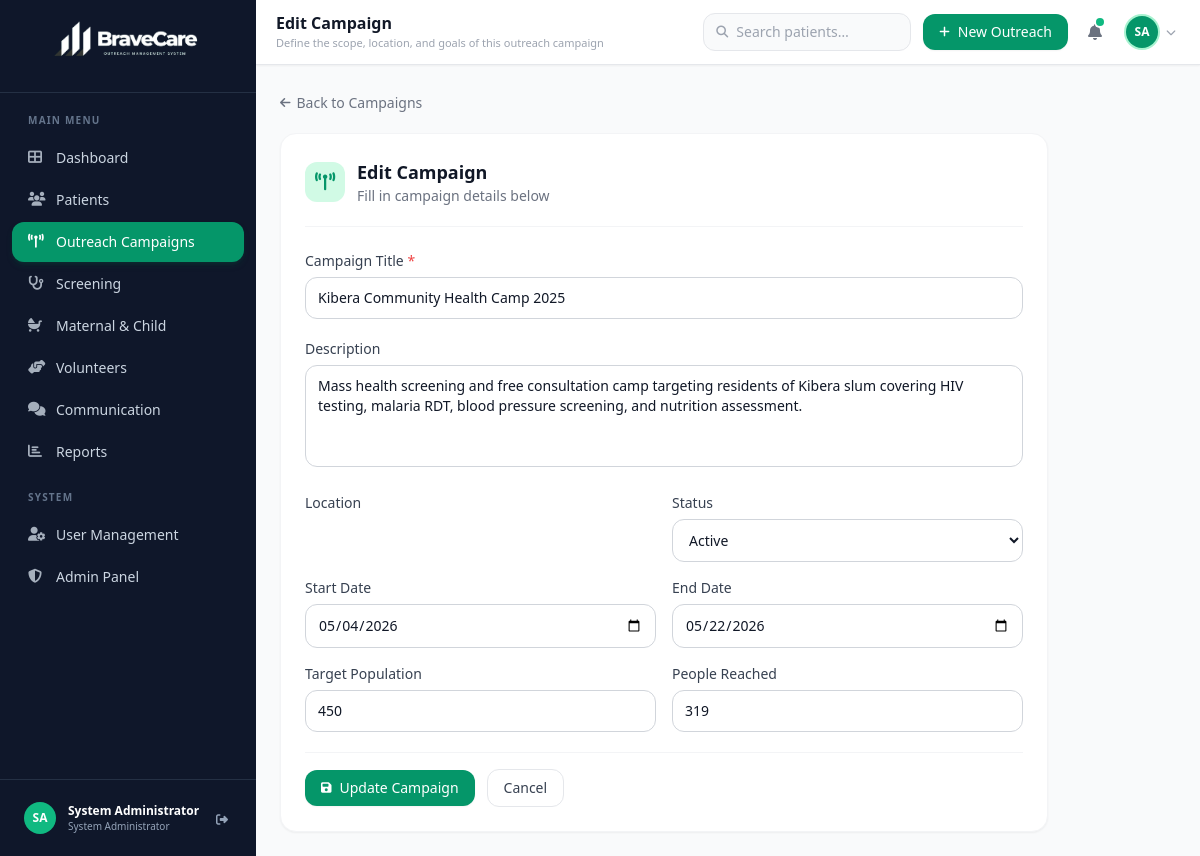
Page /outreach/7/edit/ (signed in) on the committed database.
### accounts/models.py (models this page shows, shortened)
class UserProfile(models.Model):
    ROLE_CHOICES = [
        ('system_administrator', 'System Administrator'),
        ('coordinator', 'Outreach Coordinator'),
        ('healthcare_worker', 'Healthcare Worker'),
        ('volunteer', 'Volunteer'),
        ('admin', 'Administrator'),  # legacy — kept for existing seed data
    ]
    STATUS_CHOICES = [
        ('active', 'Active'),
        ('inactive', 'Inactive'),
    ]
    user = models.OneToOneField(User, on_delete=models.CASCADE, related_name='profile')
    role = models.CharField(max_length=30, choices=ROLE_CHOICES, default='healthcare_worker')
    phone = models.CharField(max_length=30, blank=True)
    status = models.CharField(max_length=10, choices=STATUS_CHOICES, default='active')
    avatar_initials = models.CharField(max_length=3, blank=True)
    created_at = models.DateTimeField(auto_now_add=True)
    updated_at = models.DateTimeField(auto_now=True)
    must_change_password = models.BooleanField(default=False)
    email_verified       = models.BooleanField(default=False)
    two_factor_enabled   = models.BooleanField(default=True)
    country = models.ForeignKey('locations.Country', on_delete=models.SET_NULL,
                                null=True, blank=True, related_name='+')
    province = models.ForeignKey('locations.Province', on_delete=models.SET_NULL,
                                 null=True, blank=True, related_name='+')
    district = models.ForeignKey('locations.District', on_delete=models.SET_NULL,
                                 null=True, blank=True, related_name='+')
    sector = models.ForeignKey('locations.Sector', on_delete=models.SET_NULL,
                               null=True, blank=True, related_name='+')
    cell = models.ForeignKey('locations.Cell', on_delete=models.SET_NULL,
                             null=True, blank=True, related_name='+')
    village = models.ForeignKey('locations.Village', on_delete=models.SET_NULL,
                                null=True, blank=True, related_name='+')
    address_text = models.CharField(max_length=300, blank=True)

### outreach/models.py (models this page shows, shortened)
class OutreachCampaign(models.Model):
    STATUS_CHOICES = [
        ('planned', 'Planned'),
        ('active', 'Active'),
        ('completed', 'Completed'),
        ('cancelled', 'Cancelled'),
    ]
    title = models.CharField(max_length=200)
    description = models.TextField()
    location = models.CharField(max_length=200, blank=True)   # legacy
    start_date = models.DateField()
    end_date = models.DateField()
    status = models.CharField(max_length=20, choices=STATUS_CHOICES, default='planned')
    target_population = models.PositiveIntegerField(default=0)
    reached_count = models.PositiveIntegerField(default=0)
    created_by = models.ForeignKey(User, on_delete=models.SET_NULL, null=True)
    created_at = models.DateTimeField(auto_now_add=True)
    updated_at = models.DateTimeField(auto_now=True)
    country = models.ForeignKey('locations.Country', on_delete=models.SET_NULL,
                                null=True, blank=True, related_name='+')
    province = models.ForeignKey('locations.Province', on_delete=models.SET_NULL,
                                 null=True, blank=True, related_name='+')
    district = models.ForeignKey('locations.District', on_delete=models.SET_NULL,
                                 null=True, blank=True, related_name='+')
    sector = models.ForeignKey('locations.Sector', on_delete=models.SET_NULL,
                               null=True, blank=True, related_name='+')
    cell = models.ForeignKey('locations.Cell', on_delete=models.SET_NULL,
                             null=True, blank=True, related_name='+')
    village = models.ForeignKey('locations.Village', on_delete=models.SET_NULL,
                                null=True, blank=True, related_name='+')
    address_text = models.CharField(max_length=300, blank=True)
    class Meta:
        ordering = ['-created_at']

### outreach/views.py (the view, shortened to what this page needs)
# urls.py: path('<int:pk>/edit/', views.campaign_edit, name='edit'),
@login_required
def campaign_edit(request, pk):
    campaign = get_object_or_404(OutreachCampaign, pk=pk)
    form = OutreachCampaignForm(instance=campaign)
    return render(request, 'outreach/form.html', {'form': form, 'title': 'Edit Campaign', 'campaign': campaign})

### templates/outreach/form.html (shortened to what this page needs)
{% extends 'base.html' %}
{% block page_title %}{{ title }}{% endblock %}
{% block page_subtitle %}Define the scope, location, and goals of this outreach campaign{% endblock %}
{% block content %}
<div class="mb-5">
    <a href="{% url 'outreach:list' %}" class="inline-flex items-center gap-1.5 text-sm text-gray-500 hover:text-emerald-600 transition-colors">
        <i class="fas fa-arrow-left text-xs"></i> Back to Campaigns
    </a>
</div>
<div class="max-w-3xl">
    <div class="card p-6">
        <div class="flex items-center gap-3 mb-6 pb-5 border-b border-gray-100">
            <div class="w-10 h-10 rounded-xl bg-emerald-100 flex items-center justify-center">
                <i class="fas fa-broadcast-tower text-emerald-600 text-lg"></i>
            </div>
            <div>
                <h2 class="text-lg font-semibold text-gray-900">{{ title }}</h2>
                <p class="text-sm text-gray-500">Fill in campaign details below</p>
            </div>
        </div>
        <form method="POST" class="space-y-5">
            <div>
                <label class="block text-sm font-medium text-gray-700 mb-1.5">Campaign Title <span class="text-red-500">*</span></label>
                {{ form.title }}
            </div>
            <div>
                <label class="block text-sm font-medium text-gray-700 mb-1.5">Description</label>
                {{ form.description }}
            </div>
            <div class="grid grid-cols-1 sm:grid-cols-2 gap-4">
                <div>
                    <label class="block text-sm font-medium text-gray-700 mb-1.5">Location</label>
                </div>
                <div>
                    <label class="block text-sm font-medium text-gray-700 mb-1.5">Status</label>
                    {{ form.status }}
                </div>
                <div>
                    <label class="block text-sm font-medium text-gray-700 mb-1.5">Start Date</label>
                    {{ form.start_date }}
                </div>
                <div>
                    <label class="block text-sm font-medium text-gray-700 mb-1.5">End Date</label>
                    {{ form.end_date }}
                </div>
                <div>
                    <label class="block text-sm font-medium text-gray-700 mb-1.5">Target Population</label>
                    {{ form.target_population }}
                </div>
                <div>
                    <label class="block text-sm font-medium text-gray-700 mb-1.5">People Reached</label>
                    {{ form.reached_count }}
                </div>
            </div>
            <div class="flex items-center gap-3 pt-4 border-t border-gray-100">
                <button type="submit" class="btn-primary px-6">
                    <i class="fas fa-save text-xs"></i>
                    {% if campaign %}Update Campaign{% else %}Create Campaign{% endif %}
                </button>
                <a href="{% url 'outreach:list' %}" class="btn-secondary px-6">Cancel</a>
            </div>
        </form>
    </div>
</div>
{% endblock %}

### templates/base.html (shortened to what this page needs)
{% load static %}
<!DOCTYPE html>
<html lang="en">
<head>
    <script src="https://cdn.tailwindcss.com"></script>
    <link rel="stylesheet" href="https://cdnjs.cloudflare.com/ajax/libs/font-awesome/6.5.0/css/all.min.css">
    <link href="https://cdn.jsdelivr.net/npm/tom-select@2.3.1/dist/css/tom-select.css" rel="stylesheet">
    <link rel="stylesheet" href="https://cdn.jsdelivr.net/npm/intl-tel-input@23.1.0/build/css/intlTelInput.css">
</head>
<body class="bg-gray-50 font-sans antialiased text-gray-900">
<div class="flex h-screen overflow-hidden">
    <aside id="sidebar"
           class="w-64 bg-slate-900 flex flex-col flex-shrink-0
                  fixed inset-y-0 left-0 z-40
                  transform -translate-x-full
                  lg:translate-x-0 lg:static lg:inset-auto
                  transition-transform duration-300 ease-in-out">
        <div class="flex items-center justify-center px-4 py-4 border-b border-slate-700/60 flex-shrink-0">
            <img src="{% static 'images/logo.png' %}" alt="BraveCare Outreach" class="w-full max-w-[160px] h-auto rounded-lg">
        </div>
        <nav class="flex-1 px-3 py-4 space-y-0.5 overflow-y-auto scrollbar-thin">
            <p class="text-[10px] font-bold text-slate-500 uppercase tracking-[0.12em] px-4 pt-1 pb-2">Main Menu</p>
            <a href="{% url 'core:dashboard' %}"
               class="nav-link {% if request.resolver_match.url_name == 'dashboard' %}active{% endif %}">
                <i class="fas fa-th-large nav-icon"></i><span>Dashboard</span>
            </a>
            {% if can_manage_patients %}
            <a href="{% url 'patients:list' %}"
               class="nav-link {% if request.resolver_match.namespace == 'patients' and request.resolver_match.url_name == 'list' %}active{% endif %}">
                <i class="fas fa-users nav-icon"></i><span>Patients</span>
            </a>
            {% endif %}
            {% if can_manage_outreach %}
            <a href="{% url 'outreach:list' %}"
               class="nav-link {% if request.resolver_match.namespace == 'outreach' %}active{% endif %}">
                <i class="fas fa-broadcast-tower nav-icon"></i><span>Outreach Campaigns</span>
            </a>
            {% endif %}
            {% if can_manage_screening %}
            <a href="{% url 'patients:screening_list' %}"
               class="nav-link {% if request.resolver_match.url_name == 'screening_list' %}active{% endif %}">
                <i class="fas fa-stethoscope nav-icon"></i><span>Screening</span>
            </a>
            {% endif %}
            {% if can_manage_mch %}
            <a href="{% url 'patients:followup_list' %}"
               class="nav-link {% if request.resolver_match.url_name == 'followup_list' %}active{% endif %}">
                <i class="fas fa-baby-carriage nav-icon"></i><span>Maternal &amp; Child</span>
            </a>
            {% endif %}
            {% if can_manage_volunteers %}
            <a href="{% url 'volunteers:list' %}"
               class="nav-link {% if request.resolver_match.namespace == 'volunteers' %}active{% endif %}">
                <i class="fas fa-hands-helping nav-icon"></i><span>Volunteers</span>
            </a>
            {% endif %}
            {% if can_communicate %}
            <a href="{% url 'communication:center' %}"
               class="nav-link {% if request.resolver_match.namespace == 'communication' %}active{% endif %}">
                <i class="fas fa-comments nav-icon"></i><span>Communication</span>
            </a>
            {% endif %}
            {% if can_view_reports %}
            <a href="{% url 'reports:index' %}"
               class="nav-link {% if request.resolver_match.namespace == 'reports' %}active{% endif %}">
                <i class="fas fa-chart-bar nav-icon"></i><span>Reports</span>
            </a>
            {% endif %}
            {% if is_admin %}
            <p class="text-[10px] font-bold text-slate-500 uppercase tracking-[0.12em] px-4 pt-4 pb-2">System</p>
            <a href="{% url 'accounts:user_list' %}"
               class="nav-link {% if request.resolver_match.namespace == 'accounts' and request.resolver_match.url_name == 'user_list' %}active{% endif %}">
                <i class="fas fa-user-cog nav-icon"></i><span>User Management</span>
            </a>
            <a href="/admin/" class="nav-link" target="_blank">
                <i class="fas fa-shield-alt nav-icon"></i><span>Admin Panel</span>
            </a>
            {% endif %}
        </nav>
        <div class="px-3 py-3 border-t border-slate-700/60 flex-shrink-0">
            <div class="flex items-center gap-3 px-3 py-2.5 rounded-xl hover:bg-slate-800 transition-colors">
                <div class="w-8 h-8 rounded-full bg-emerald-500 flex items-center justify-center text-white text-xs font-bold flex-shrink-0">
                    {% with fn=request.user.first_name|slice:":1"|upper ln=request.user.last_name|slice:":1"|upper %}
                        {% if fn %}{{ fn }}{{ ln }}{% else %}{{ request.user.username|slice:":2"|upper }}{% endif %}
                    {% endwith %}
                </div>
                <div class="flex-1 min-w-0">
                    <div class="text-white text-xs font-semibold truncate">
                        {{ request.user.get_full_name|default:request.user.username }}
                    </div>
                    <div class="text-slate-400 text-[10px] truncate">
                        {% if user_profile %}{{ user_profile.get_role_display }}{% else %}Administrator{% endif %}
                    </div>
                </div>
                <a href="{% url 'accounts:logout' %}"
                   class="text-slate-400 hover:text-white transition-colors p-1 rounded-lg hover:bg-slate-700"
                   title="Sign out">
                    <i class="fas fa-sign-out-alt text-xs"></i>
                </a>
            </div>
        </div>
    </aside>
    <div class="flex-1 flex flex-col overflow-hidden min-w-0">
        <header class="flex-shrink-0 bg-white border-b border-gray-200 shadow-sm">
            <div class="flex items-center gap-3 px-5 h-16">
                <div class="flex-1 min-w-0">
                    <h1 class="text-base font-bold text-gray-900 truncate leading-tight">
                        {% block page_title %}BraveCare Outreach{% endblock %}
                    </h1>
                    <p class="text-[11px] text-gray-400 truncate mt-0.5">
                        {% block page_subtitle %}Healthcare outreach management{% endblock %}
                    </p>
                </div>
                <form method="GET" action="{% url 'patients:list' %}"
                      class="hidden md:flex items-center gap-2 bg-gray-50 border border-gray-200
                             rounded-xl px-3 py-2 w-52 focus-within:ring-2 focus-within:ring-emerald-400/30
                             focus-within:border-emerald-400 transition-all">
                    <i class="fas fa-search text-gray-400 text-xs flex-shrink-0"></i>
                    <input type="text" name="q" placeholder="Search patients…"
                           class="bg-transparent text-sm text-gray-700 outline-none w-full placeholder-gray-400">
                </form>
                <button onclick="openModal('campaignModal')"
                        class="btn-primary hidden sm:inline-flex flex-shrink-0">
                    <i class="fas fa-plus text-xs"></i><span>New Outreach</span>
                </button>
                <button class="relative p-2 rounded-xl hover:bg-gray-100 text-gray-500 transition-colors flex-shrink-0">
                    <i class="fas fa-bell text-base"></i>
                    <span class="absolute top-1.5 right-1.5 w-2 h-2 bg-emerald-500 rounded-full ring-2 ring-white"></span>
                </button>
                <div class="relative flex-shrink-0" id="userDropdownWrapper">
                    <button onclick="toggleUserDropdown()"
                            class="flex items-center gap-2 p-1 rounded-xl hover:bg-gray-100 transition-colors group">
                        <div class="w-8 h-8 rounded-full bg-emerald-600 flex items-center justify-center
                                    text-white text-xs font-bold ring-2 ring-emerald-200">
                            {% with fn=request.user.first_name|slice:":1"|upper ln=request.user.last_name|slice:":1"|upper %}
                                {% if fn %}{{ fn }}{{ ln }}{% else %}{{ request.user.username|slice:":2"|upper }}{% endif %}
                            {% endwith %}
                        </div>
                        <i class="fas fa-chevron-down text-[10px] text-gray-400 group-hover:text-gray-600 hidden sm:block"></i>
                    </button>
                </div>
            </div>
        </header>
        <main class="flex-1 overflow-y-auto p-5 lg:p-6">
            {% block content %}{% endblock %}
        </main>
    </div>
</div>
<script src="https://cdn.tailwindcss.com?plugins="></script>
</body>
</html>

### rows in the picture
UserProfile: role "System Administrator"
OutreachCampaign: title "Kibera Community Health Camp 2025", description "Mass health screening and free consultation camp targeting residents of Kibera slum covering HIV testing, malaria RDT, blood pressure screening, and nutrition assessment.", status "Active", start_date "05/04/2026", end_date "05/22/2026", target_population "450", reached_count "319"

### other values in the picture
{{ fn }} "S"
{{ ln }} "A"
{{ request.user.get_full_name|default:request.user.username }} "System Administrator"
{{ title }} "Edit Campaign"
